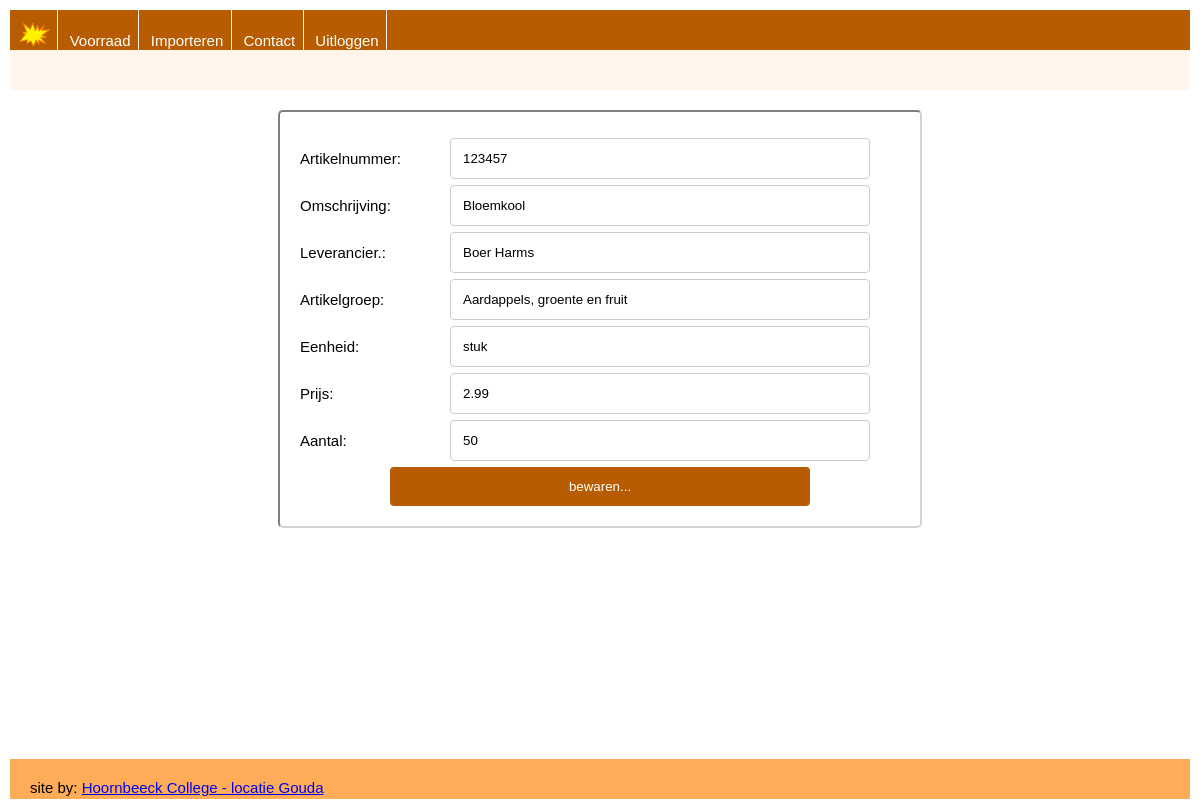
Screenshot of /product_edit.php?id=2 (signed in) with the database file from the repository.
### tables this page shows
CREATE TABLE `product` (
  `id` int(11) NOT NULL AUTO_INCREMENT,
  `artikelnummer` int(11) NOT NULL,
  `omschrijving` varchar(50) NOT NULL,
  `leverancier` varchar(50) NOT NULL,
  `artikelgroep` varchar(50) NOT NULL,
  `eenheid` varchar(10) NOT NULL,
  `prijs` decimal(5,2) NOT NULL,
  `aantal` int(11) NOT NULL,
  `create_time` timestamp NULL DEFAULT CURRENT_TIMESTAMP,
  `update_time` timestamp NULL DEFAULT CURRENT_TIMESTAMP ON UPDATE CURRENT_TIMESTAMP,
  PRIMARY KEY (`id`),
  UNIQUE KEY `artikelnummer_UNIQUE` (`artikelnummer`)
);

### product_edit.php (the view, shortened to what this page needs)
<?php
include 'inc/header.php';
echo '<header class="head">';
echo '</header>';
echo '<main class="main-content">';
echo '<div id="frmDetail">';
if (isset($_GET["id"])) {
    $productId=$_GET["id"];
}
else {
    echo 'Product niet gevonden...';
    header('refresh: 2; url=voorraad.php');
}
$qryProduct = "SELECT id, artikelnummer, omschrijving, leverancier, artikelgroep, eenheid, prijs, aantal
        FROM product
        WHERE id={$productId}";
$resultProduct = mysqli_query($dbconn, $qryProduct);
$product=mysqli_fetch_assoc($resultProduct);
?>
<div>
    <form action ="dataverwerken.php" method="POST" class="frmDetail">
        <label for="fproductnr">Artikelnummer:</label>
        <input type="text" name="artikelnummer" value="<?php echo $product["artikelnummer"];?>" id="fproductnr">
        <label for="fproductomschrijving">Omschrijving:</label>
        <input type="text" name="omschrijving" value="<?php echo $product["omschrijving"];?>" id="fproductomschrijving">
        <label for="fLeverancier">Leverancier.:</label>
        <input type="text" name="leverancier" value="<?php echo $product["leverancier"];?>" id="fLeverancier">
        <label for="fArtikelgroep">Artikelgroep:</label>
        <input type="text" name="artikelgroep" value="<?php echo $product["artikelgroep"];?>" id="fArtikelgroep">
        <label for="fEenheid">Eenheid:</label>
        <input type="text" name="eenheid" value="<?php echo $product["eenheid"];?>" id="fEenheid">
        <label for="fPrijs">Prijs:</label>
        <input type="text" name="prijs" value="<?php echo $product["prijs"];?>" id="fPrijs">
        <label for="fAantal">Aantal:</label>
        <input type="text" name="aantal" value="<?php echo $product["aantal"];?>" id="fAantal">
        <div class="submitbtn">
            <input type="submit" name="submit" value="bewaren..." class="btnDetailSubmit">
        </div>
    </form>
</div>
<?php
echo '</div>';
echo '</main>';
include ("inc/footer.php");
?>

### css/nav.css (style rules this page uses)
:root { --primary0: rgba(183, 92, 0, 1); --primary1: rgba(254,128, 0,1); --primary2: rgba(255,172, 88,1); --primary3: rgba(255,245,235,1); --primary4: rgba(255,255,255,1); --hover: rgba(255,245,235,1); }
body { margin: 0; padding: 0; font-size: 15px; font-family: heebo, verdana, sans-serif; background-color: var(--primary4); }

### css/style.css (style rules this page uses)
:root { --primary0: rgba(183, 92, 0, 1); --primary1: rgba(254,128, 0,1); --primary2: rgba(255,172, 88,1); --primary3: rgba(255,245,235,1); --primary4: rgba(255,255,255,1); --hover: rgba(255,245,235,1); }
* { box-sizing: border-box; margin: 0; padding: 0; }
body { margin: 10px; }
.head { background-color: var(--primary3); padding: 10px; grid-area: head; }
.main-content { background-color: var(--primary4); padding: 20px; grid-area: main; height: 100%; }
input[type=text], input[type=password] { width: 70%; padding: 12px; border: 1px solid #ccc; border-radius: 4px; resize: vertical; }
input[type=submit] { background-color: var(--primary0); color: white; width: 100%; padding: 12px 20px; border: none; border-radius: 4px; cursor: pointer; float: none; position: relative; }
#frmDetail > * { margin: auto; background-color: var(--primary4); border:lightgray inset 2px; border-radius: 5px; padding: 20px; }
#frmDetail { display: flex; height: 300px; }
.frmDetail { width: 600px; }
.frmDetail label { padding: 12px 5px 2px 0; display: flex; float: left; width: 25%; margin-top: 6px; }
.frmDetail input { float: left; width: 70%; margin-top: 6px; }
.submitbtn { width: 100%; display: flex; justify-content: center; }

### rows the page displays
product: artikelnummer "123457", omschrijving "Bloemkool", leverancier "Boer Harms", artikelgroep "Aardappels, groente en fruit", eenheid "stuk", prijs "2.99", aantal "50"

### other values shown
$arContactgegevens['developer'] "Hoornbeeck College - locatie Gouda"
